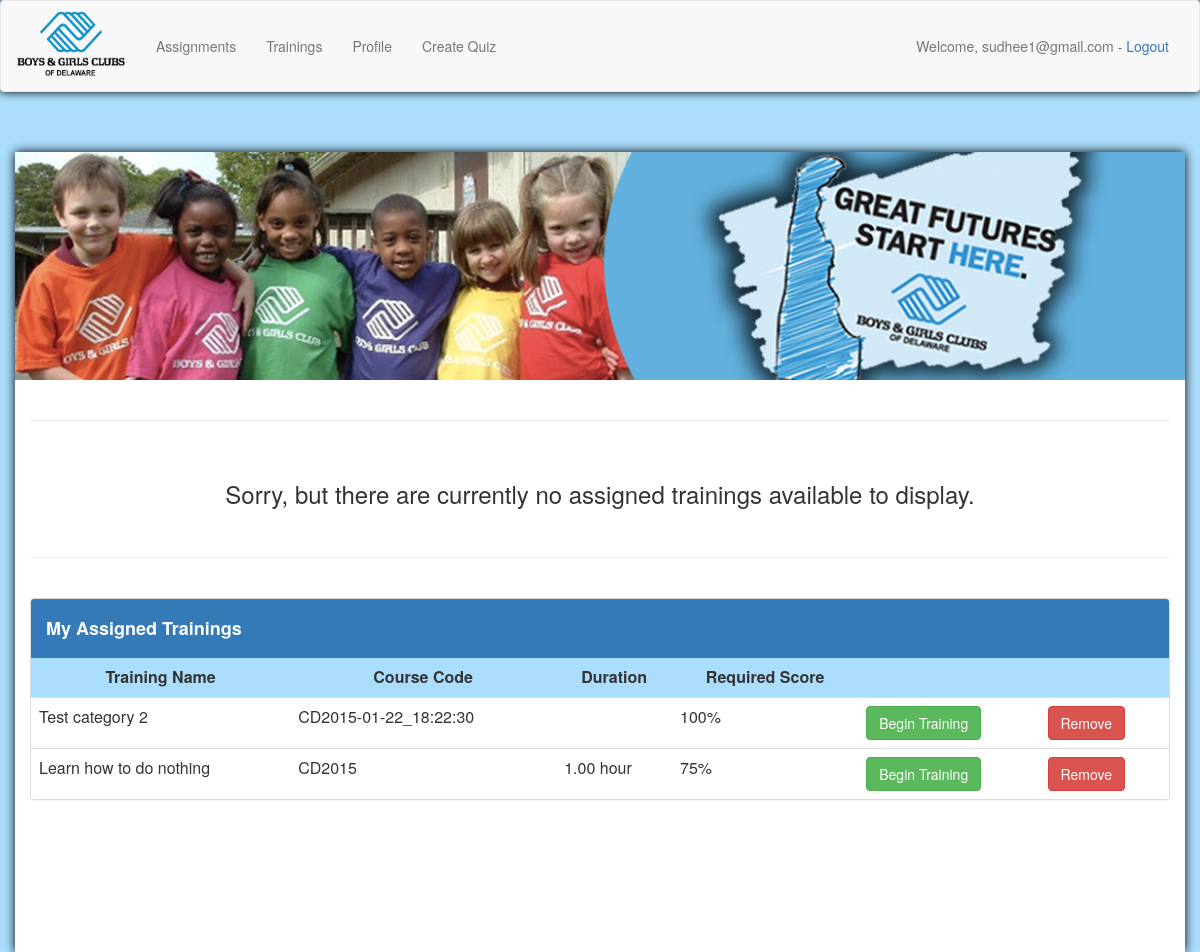
The app's page / (signed in) with its own data.
### quiz_admin/models.py (models this page shows)
class Categories(models.Model):
    class Meta:
        verbose_name_plural = "quizzes"
    def __str__(self):
        return self.category_text
    groups = models.ManyToManyField(Group, related_name='group')
    category_text = models.CharField(max_length=200, unique=True )
    category_description = models.CharField(max_length=1000, default="")
    course_code = models.CharField(max_length=40, default="CD"+datetime.datetime.now().strftime('%Y-%m-%d_%H:%M:%S'))
    due_date = models.DateField(default=datetime.date.today)
    duration_hours = models.DecimalField(max_digits=5, decimal_places=2, default=0.0)
    required_score = models.DecimalField(max_digits=3, decimal_places=0, default=100)
    training_text = models.CharField(max_length=10000, null=True)

### quizzes/views.py (the view)
# urls.py: url(r'^$', include('quizzes.urls', namespace='quizzes'), name='index'),
@login_required
def index(request):
    user_groups = []
    display_groups = set()
    trainings_need_to_be_completed = set()
    for groups in request.user.groups.all():
        user_groups.append(groups)
        for available_trainings in Categories.objects.filter(groups=groups):
            display_groups.add(available_trainings.id)
    for quiz_id in display_groups:
        check_if_user_finished_quiz = Completed.objects.filter(category=quiz_id, user=request.user.email)
        quiz_name = Categories.objects.get(pk=quiz_id)
        if not check_if_user_finished_quiz:
            trainings_need_to_be_completed.add(quiz_name)
    user_assignments = UserAssignment.objects.filter(user=request.user)
    user_assigned = set()
    for assignment in user_assignments:
        user_assigned.add(assignment.category)
    print user_assigned
    context = {'trainings': trainings_need_to_be_completed, 'user_assigned': user_assigned}
    return render(request, 'index.html', context)

### quizzes/templates/index.html (shortened to what this page needs)
{% include "base.html" %}
<head>
</head>
<body>
    <div class="container" style="background-color: #ffffff; height:100%; box-shadow:0 0 10px black;">
        <img src="{{ MEDIA_ROOT }}/media/BAGCA_DEE.png" style= "width: 877.5pt; margin-left:-11pt;"/>
        <br/><br>
        <hr/>
        <br>
        {% if trainings %}
            <div class="panel panel-default">
                <div class="panel-heading" style="background-color:rgb(51,122,183);margin-bottom:-2px;">
                    <h4 style="color:white;"><b>My Assigned Trainings</b></h4>
                </div>
                <table class="table table-striped" style="width:100%;">
                    <tr>
                        <th>Training Name</th>
                        <th>Course Code</th>
                        <th>Due Date</th>
                        <th>Duration</th>
                        <th>Required Score</th>
                        <th></th>
                    </tr>
                    {% for t in trainings %}
                        <tr>
                            <td style="margin-left: auto; margin-right: auto;">{{ t.category_text }}</td>
                            <td style="margin-left: auto; margin-right: auto;">{{ t.course_code }}</td>
                            <td style="margin-left: auto; margin-right: auto;">{{ t.due_date }}</td>
                            <td>
                            {% if t.duration_hours > 0 %}
                                {{ t.duration_hours }}
                                {% if t.duration_hours != 1 %}
                                    hours
                                {% else %}
                                        hour
                                    {% endif %}
                            {% endif %}
                            </td>
                            <td style="margin-left: auto; margin-right: auto;">{{ t.required_score }}%</td>
                            <td style="margin-left: auto; margin-right: auto;"><a href="/training/{{ t.id }}/" class="btn btn-success">Begin Training</a></td>
                        </tr>
                    {% endfor %}
                </table>
            </div>
        {% else %}
            <div style="text-align:center;">
                <h3>Sorry, but there are currently no assigned trainings available to display.</h3>
            </div>
        {% endif %}
        <br/>
        <hr/>
        <br/>
        {% if user_assigned %}
            <div class="panel panel-default">
                <div class="panel-heading" style="background-color:rgb(51,122,183);margin-bottom:-2px;">
                    <h4 style="color:white;"><b>My Assigned Trainings</b></h4>
                </div>
                <table class="table table-striped" style="width:100%;">
                    <tr>
                        <th>Training Name</th>
                        <th>Course Code</th>
                        <th>Duration</th>
                        <th>Required Score</th>
                        <th></th>
                        <th></th>
                    </tr>
                    {% for t in user_assigned %}
                        <tr>
                            <td style="margin-left: auto; margin-right: auto;">{{ t.category_text }}</td>
                            <td style="margin-left: auto; margin-right: auto;">{{ t.course_code }}</td>
                            <td>
                                {% if t.duration_hours > 0 %}
                                    {{ t.duration_hours }}
                                    {% if t.duration_hours != 1 %}
                                        hours
                                    {% else %}
                                            hour
                                        {% endif %}
                                {% endif %}
                            </td>
                            <td style="margin-left: auto; margin-right: auto;">{{ t.required_score }}%</td>
                            <td style="margin-left: auto; margin-right: auto;"><a href="/training/{{ t.id }}/" class="btn btn-success">Begin Training</a></td>
                            <td style="margin-left: auto; margin-right: auto;">
                                <a href="/trainings/{{t.id}}/remove_assignment/" class="btn btn-danger">Remove</button>
                            </td>
                        </tr>
                    {% endfor %}
                </table>
            </div>
        {% else %}
            <div style="text-align:center;">
                <h3>Sorry, but there are currently no user assigned trainings available to display.</h3>
            </div>
        {% endif %}
    </div>
</body>

### quizzes/templates/base.html (shortened to what this page needs)
<head>
    {% load bootstrap3 %}
    {% bootstrap_css %}
</head>
<body>
    <nav class="navbar navbar-default" style="box-shadow:0 0 10px black;">
        <div class="container-fluid">
            <br/>
            <div class="navbar-header" style="margin-top:-25px;">
                <a class="navbar-brand" href="/"><img src="/media/bagcd_logo.png" alt="Boys & Girls Club of Delaware" height="70" width="110"></img></a>
            </div>
            <div class="collapse navbar-collapse">
                <ul class="nav navbar-nav">
                    <li role="presentation"><a href="/">Assignments</a></li>
                    <li role="presentation"><a href="/trainings">Trainings</a></li>
                    <li role="presentation"><a href="/profile">Profile</a></li>
                    {% if user.is_superuser %}
                        <li role="presentation"><a href="/create_quiz_form">Create Quiz</a></li>
                    {% endif %}
                </ul>
                <ul class="nav navbar-nav navbar-right">
                    <li>
                        {% if user.is_authenticated %}
                            <p class="navbar-text">Welcome, {{user.email}} - <a href="/accounts/logout/">Logout</a></p>
                        {% endif %}
                    </li>
                </ul>
            </div>
            <br/>
        </div>
    </nav>
    <br/>
    <br/>
</body>

### quizzes/templates/base.html (style rules this page uses)
html body { background-color:#abddfc; }

### quizzes/templates/index.html (style rules this page uses)
td { background-color: white; }
th { background-color: #abddfc; text-align: center; }

### records on screen
Categories: category_text "Test category 2", course_code "CD2015-01-22_18:22:30", required_score "100"
Categories: category_text "Learn how to do nothing", course_code "CD2015", duration_hours "1.00", required_score "75"

### other values on screen
{{ user.email }} "sudhee1@gmail.com"
